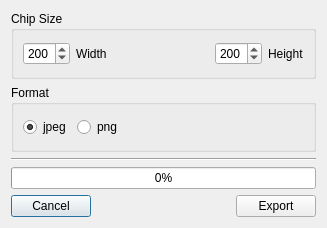
<?xml version="1.0" encoding="UTF-8"?>
<ui version="4.0">
 <class>DialogChipExport</class>
 <widget class="QDialog" name="DialogChipExport">
  <property name="geometry">
   <rect>
    <x>0</x>
    <y>0</y>
    <width>327</width>
    <height>228</height>
   </rect>
  </property>
  <property name="windowTitle">
   <string>Dialog</string>
  </property>
  <layout class="QVBoxLayout" name="verticalLayout">
   <item>
    <widget class="QGroupBox" name="groupBox">
     <property name="title">
      <string>Chip Size</string>
     </property>
     <layout class="QHBoxLayout" name="horizontalLayout">
      <item>
       <widget class="QSpinBox" name="spinBoxWidth">
        <property name="minimum">
         <number>1</number>
        </property>
        <property name="maximum">
         <number>500</number>
        </property>
        <property name="value">
         <number>200</number>
        </property>
       </widget>
      </item>
      <item>
       <widget class="QLabel" name="label">
        <property name="text">
         <string>Width</string>
        </property>
       </widget>
      </item>
      <item>
       <spacer name="horizontalSpacer">
        <property name="orientation">
         <enum>Qt::Horizontal</enum>
        </property>
        <property name="sizeHint" stdset="0">
         <size>
          <width>54</width>
          <height>20</height>
         </size>
        </property>
       </spacer>
      </item>
      <item>
       <widget class="QSpinBox" name="spinBoxHeight">
        <property name="minimum">
         <number>1</number>
        </property>
        <property name="maximum">
         <number>500</number>
        </property>
        <property name="value">
         <number>200</number>
        </property>
       </widget>
      </item>
      <item>
       <widget class="QLabel" name="label_2">
        <property name="text">
         <string>Height</string>
        </property>
       </widget>
      </item>
     </layout>
    </widget>
   </item>
   <item>
    <widget class="QGroupBox" name="groupBox_2">
     <property name="title">
      <string>Format</string>
     </property>
     <layout class="QHBoxLayout" name="horizontalLayout_3">
      <item>
       <widget class="QRadioButton" name="radioButtonJpeg">
        <property name="text">
         <string>jpeg</string>
        </property>
        <property name="checked">
         <bool>true</bool>
        </property>
       </widget>
      </item>
      <item>
       <widget class="QRadioButton" name="radioButtonPng">
        <property name="text">
         <string>png</string>
        </property>
       </widget>
      </item>
      <item>
       <spacer name="horizontalSpacer_3">
        <property name="orientation">
         <enum>Qt::Horizontal</enum>
        </property>
        <property name="sizeHint" stdset="0">
         <size>
          <width>151</width>
          <height>20</height>
         </size>
        </property>
       </spacer>
      </item>
     </layout>
    </widget>
   </item>
   <item>
    <widget class="Line" name="line">
     <property name="orientation">
      <enum>Qt::Horizontal</enum>
     </property>
    </widget>
   </item>
   <item>
    <widget class="QProgressBar" name="progressBar">
     <property name="value">
      <number>0</number>
     </property>
    </widget>
   </item>
   <item>
    <layout class="QHBoxLayout" name="horizontalLayout_2">
     <item>
      <widget class="QPushButton" name="pushButtonCancel">
       <property name="text">
        <string>Cancel</string>
       </property>
       <property name="icon">
        <iconset resource="../icons/ddg.qrc">
         <normaloff>:/icons/cancel.svg</normaloff>:/icons/cancel.svg</iconset>
       </property>
       <property name="iconSize">
        <size>
         <width>24</width>
         <height>24</height>
        </size>
       </property>
      </widget>
     </item>
     <item>
      <spacer name="horizontalSpacer_2">
       <property name="orientation">
        <enum>Qt::Horizontal</enum>
       </property>
       <property name="sizeHint" stdset="0">
        <size>
         <width>40</width>
         <height>20</height>
        </size>
       </property>
      </spacer>
     </item>
     <item>
      <widget class="QPushButton" name="pushButtonExport">
       <property name="text">
        <string>Export</string>
       </property>
       <property name="icon">
        <iconset resource="../icons/ddg.qrc">
         <normaloff>:/icons/export.svg</normaloff>:/icons/export.svg</iconset>
       </property>
       <property name="iconSize">
        <size>
         <width>24</width>
         <height>24</height>
        </size>
       </property>
      </widget>
     </item>
    </layout>
   </item>
  </layout>
 </widget>
 <resources>
  <include location="../icons/ddg.qrc"/>
 </resources>
 <connections/>
</ui>
